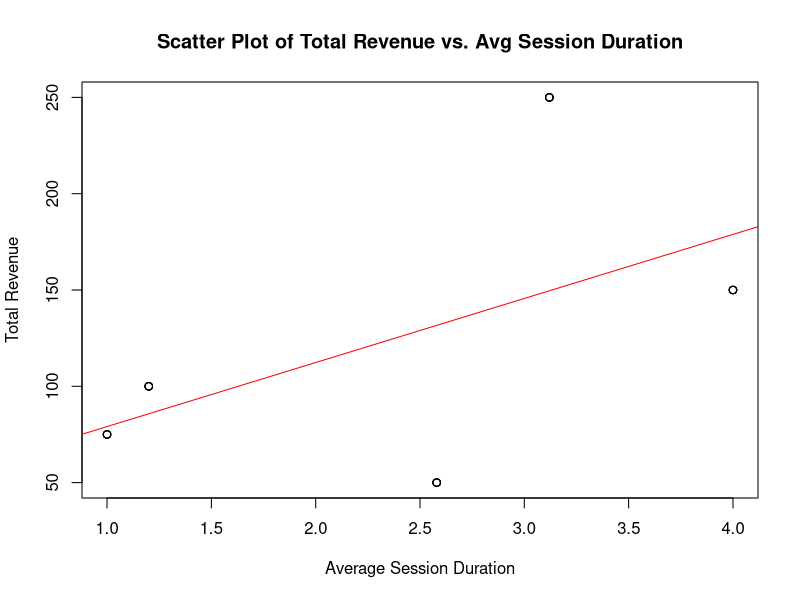
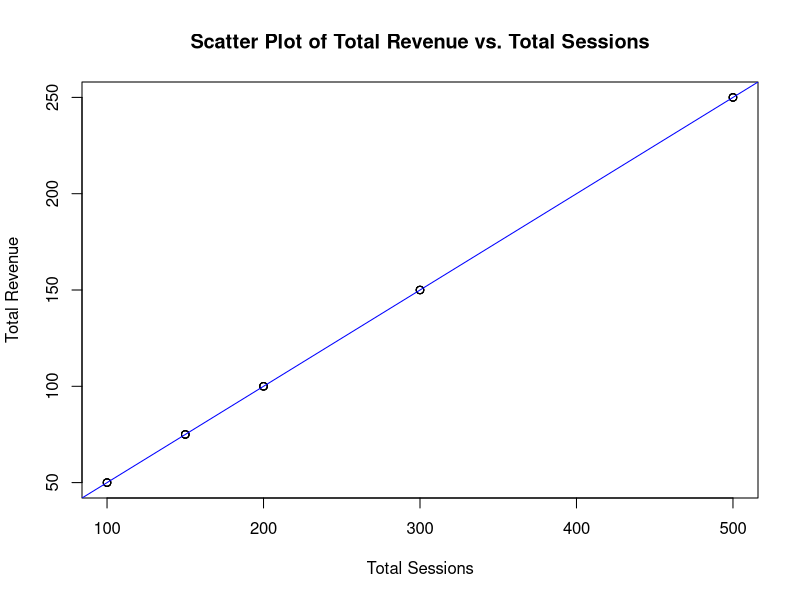

Source code (R) for these figures, in order:
## ---- chunk 1
knitr::opts_chunk$set(echo = TRUE)
## ---- chunk 2
library(readxl)
News_Website_Dataset <- read_excel("News Website Dataset.xlsx")
#View(News_Website_Dataset)

correlation_coefficient <- cor(News_Website_Dataset$Total_revenue, News_Website_Dataset$Avg_Session_Duration)

plot(News_Website_Dataset$Avg_Session_Duration, News_Website_Dataset$Total_revenue,
     xlab = "Average Session Duration", ylab = "Total Revenue",
     main = "Scatter Plot of Total Revenue vs. Avg Session Duration")

abline(lm(News_Website_Dataset$Total_revenue ~ News_Website_Dataset$Avg_Session_Duration), col = "red")

print(paste("Correlation Coefficient between Total Revenue and Avg Session Duration:", correlation_coefficient))

## ---- chunk 3
# correlation  and coefficient B/W Total_revenue and Total Sessions
correlation_coefficient2 <- cor(News_Website_Dataset$Total_revenue, News_Website_Dataset$Total_Sessions)
print(correlation_coefficient2)

plot(News_Website_Dataset$Total_Sessions, News_Website_Dataset$Total_revenue,
     xlab = "Total Sessions", ylab = "Total Revenue",
     main = "Scatter Plot of Total Revenue vs. Total Sessions")

abline(lm(News_Website_Dataset$Total_revenue ~ News_Website_Dataset$Total_Sessions), col = "blue")
